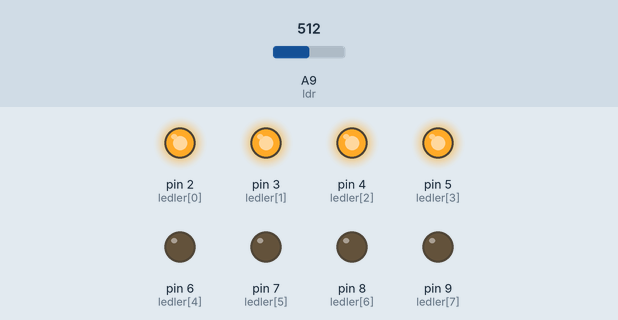
Bench run of a sketch on a simulated Arduino Mega 2560, built with avr-gcc and run on an emulated ATmega2560. Parts: output pins drawn as LEDs (lit = HIGH). The inputs (shaded band) are chosen by the test bench; at power-on: A9 (ldr) = 512.

Above: at 1.2 s.
1.3 s: A9 (ldr) set to 544
2.8 s: A9 (ldr) set to 570
At 3.5 s:
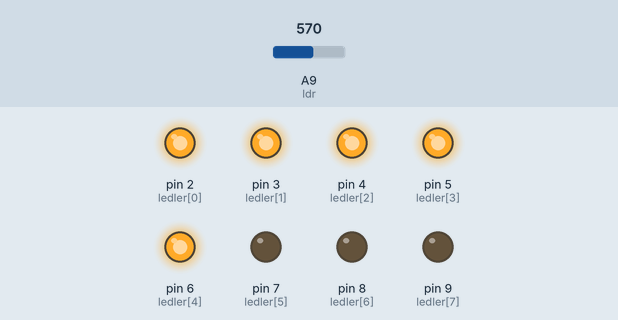
4.3 s: A9 (ldr) set to 664
5.8 s: A9 (ldr) set to 692
At 7.0 s:
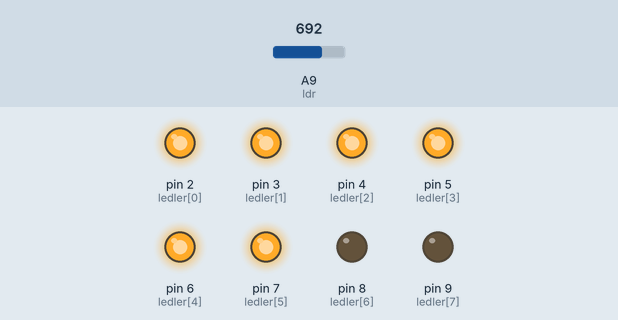
7.3 s: A9 (ldr) set to 777
8.8 s: A9 (ldr) set to 795
At 9.3 s:
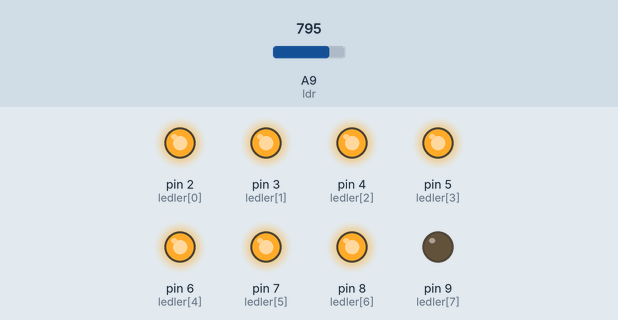
Timing chart, 0 to 11.3 s (numbered marks = the images above; inputs shaded):
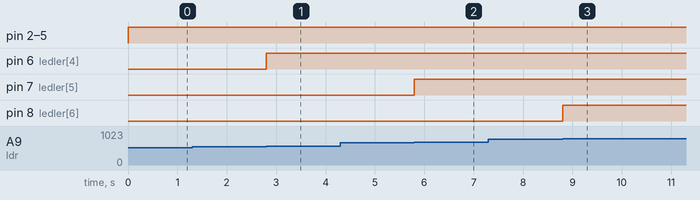

The sketch:

LDR.ino
```cpp
byte ledler[8] = {2, 3, 4, 5, 6, 7, 8, 9};


#define ldr A9
int ldr_deger, led_sayisi;

void setup() {
  for (int sayac = 0; sayac < 8; sayac++) pinMode(ledler[sayac], OUTPUT);
}

void loop() {
  ldr_deger = analogRead(ldr);
  led_sayisi = map(ldr_deger, 0, 900, 0, 8);
  for (int sayac = 0; sayac < led_sayisi; sayac++) digitalWrite (ledler[sayac], HIGH);
  for (int sayac = led_sayisi; sayac < 8; sayac++) digitalWrite(ledler[sayac], LOW);

}
```

Measured:
- the behaviour switches between 562 and 563 on A9 (ldr) (found by bisection; images 0 and 1)
- the behaviour switches between 674 and 675 on A9 (ldr) (found by bisection; images 1 and 2)
- the behaviour switches between 787 and 788 on A9 (ldr) (found by bisection; images 2 and 3)
- after the input at 1.3 s, every drawn part: stays the same
- after the input at 2.8 s, pin 6 (ledler[4]): LOW → HIGH at once
- after the input at 4.3 s, every drawn part: stays the same
- after the input at 5.8 s, pin 7 (ledler[5]): LOW → HIGH at once
- after the input at 7.3 s, every drawn part: stays the same
- after the input at 8.8 s, pin 8 (ledler[6]): LOW → HIGH at once
